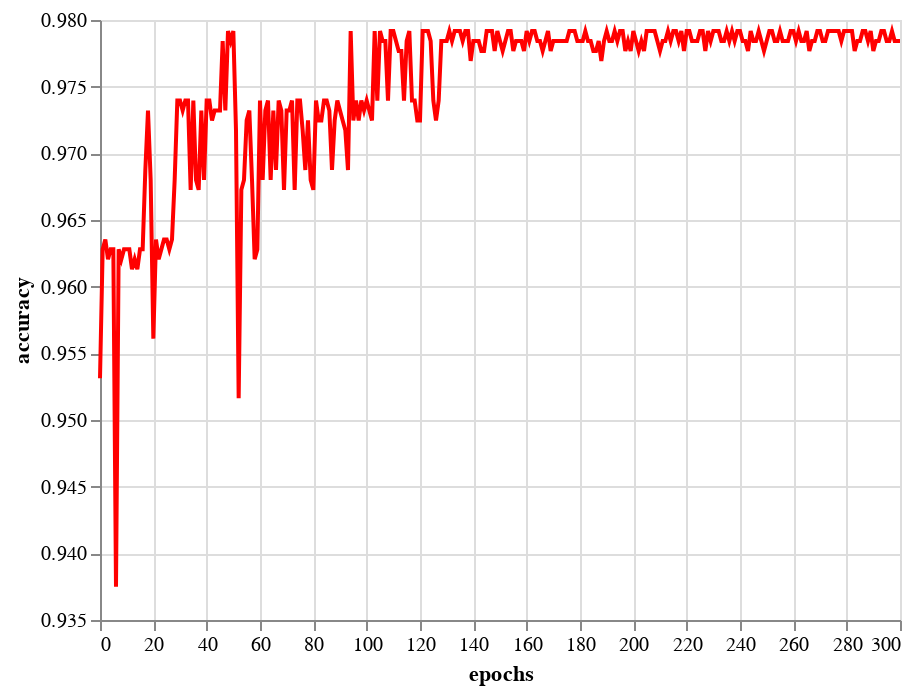

This figure's notebook cell:
### Code cell
alt.Chart(data).mark_line().encode(
    x='epochs',
    y=alt.Y('accuracy', scale=alt.Scale(zero=False)),
    color=alt.value("#FF0000")
)

### Figure 1 — Vega-Lite specification as saved in the notebook (floating-point values rounded to 4 significant figures; data arrays with more than 128 entries replaced by an {"elided": "..."} marker saying what was removed)
{"config": {"view": {"continuousWidth": 400, "continuousHeight": 300}}, "data": {"name": "data-68ac0127ecf4ad4956317ca1423a6f40"}, "mark": "line", "encoding": {"color": {"value": "#FF0000"}, "x": {"type": "quantitative", "field": "epochs"}, "y": {"type": "quantitative", "field": "accuracy", "scale": {"zero": false}}}, "$schema": "https://vega.github.io/schema/vega-lite/v4.8.1.json", "datasets": {"data-68ac0127ecf4ad4956317ca1423a6f40": {"elided": "301 records"}}}
